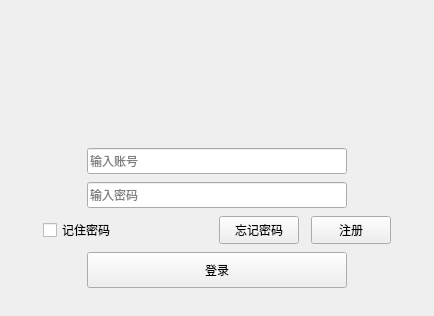
<?xml version="1.0" encoding="UTF-8"?>
<ui version="4.0">
 <class>UserLogin</class>
 <widget class="QWidget" name="UserLogin">
  <property name="geometry">
   <rect>
    <x>0</x>
    <y>0</y>
    <width>434</width>
    <height>316</height>
   </rect>
  </property>
  <property name="sizePolicy">
   <sizepolicy hsizetype="Fixed" vsizetype="Fixed">
    <horstretch>0</horstretch>
    <verstretch>0</verstretch>
   </sizepolicy>
  </property>
  <property name="minimumSize">
   <size>
    <width>434</width>
    <height>316</height>
   </size>
  </property>
  <property name="maximumSize">
   <size>
    <width>434</width>
    <height>316</height>
   </size>
  </property>
  <property name="windowTitle">
   <string>UserLogin</string>
  </property>
  <layout class="QVBoxLayout" name="verticalLayout_2">
   <property name="spacing">
    <number>0</number>
   </property>
   <property name="leftMargin">
    <number>0</number>
   </property>
   <property name="topMargin">
    <number>0</number>
   </property>
   <property name="rightMargin">
    <number>0</number>
   </property>
   <property name="bottomMargin">
    <number>0</number>
   </property>
   <item>
    <widget class="QWidget" name="titleWidget" native="true">
     <property name="sizePolicy">
      <sizepolicy hsizetype="Expanding" vsizetype="Expanding">
       <horstretch>0</horstretch>
       <verstretch>0</verstretch>
      </sizepolicy>
     </property>
     <property name="minimumSize">
      <size>
       <width>0</width>
       <height>104</height>
      </size>
     </property>
     <property name="maximumSize">
      <size>
       <width>16777215</width>
       <height>104</height>
      </size>
     </property>
     <property name="titleskin" stdset="0">
      <bool>true</bool>
     </property>
    </widget>
   </item>
   <item>
    <widget class="QWidget" name="bodyWidget" native="true">
     <property name="sizePolicy">
      <sizepolicy hsizetype="Preferred" vsizetype="Expanding">
       <horstretch>0</horstretch>
       <verstretch>0</verstretch>
      </sizepolicy>
     </property>
     <property name="minimumSize">
      <size>
       <width>0</width>
       <height>200</height>
      </size>
     </property>
     <property name="bottomskin" stdset="0">
      <bool>true</bool>
     </property>
     <layout class="QVBoxLayout" name="verticalLayout">
      <property name="spacing">
       <number>0</number>
      </property>
      <property name="leftMargin">
       <number>0</number>
      </property>
      <property name="topMargin">
       <number>36</number>
      </property>
      <property name="rightMargin">
       <number>0</number>
      </property>
      <property name="bottomMargin">
       <number>20</number>
      </property>
      <item>
       <layout class="QHBoxLayout" name="horizontalLayout">
        <item>
         <spacer name="horizontalSpacer">
          <property name="orientation">
           <enum>Qt::Horizontal</enum>
          </property>
          <property name="sizeHint" stdset="0">
           <size>
            <width>40</width>
            <height>20</height>
           </size>
          </property>
         </spacer>
        </item>
        <item>
         <widget class="QLineEdit" name="editUserAccount">
          <property name="minimumSize">
           <size>
            <width>260</width>
            <height>26</height>
           </size>
          </property>
          <property name="maximumSize">
           <size>
            <width>260</width>
            <height>26</height>
           </size>
          </property>
          <property name="maxLength">
           <number>33</number>
          </property>
          <property name="placeholderText">
           <string>输入账号</string>
          </property>
         </widget>
        </item>
        <item>
         <spacer name="horizontalSpacer_2">
          <property name="orientation">
           <enum>Qt::Horizontal</enum>
          </property>
          <property name="sizeHint" stdset="0">
           <size>
            <width>40</width>
            <height>20</height>
           </size>
          </property>
         </spacer>
        </item>
       </layout>
      </item>
      <item>
       <layout class="QHBoxLayout" name="horizontalLayout_2">
        <item>
         <spacer name="horizontalSpacer_3">
          <property name="orientation">
           <enum>Qt::Horizontal</enum>
          </property>
          <property name="sizeHint" stdset="0">
           <size>
            <width>40</width>
            <height>20</height>
           </size>
          </property>
         </spacer>
        </item>
        <item>
         <widget class="QLineEdit" name="editPassword">
          <property name="minimumSize">
           <size>
            <width>260</width>
            <height>26</height>
           </size>
          </property>
          <property name="maximumSize">
           <size>
            <width>260</width>
            <height>26</height>
           </size>
          </property>
          <property name="maxLength">
           <number>33</number>
          </property>
          <property name="echoMode">
           <enum>QLineEdit::Password</enum>
          </property>
          <property name="placeholderText">
           <string>输入密码</string>
          </property>
         </widget>
        </item>
        <item>
         <spacer name="horizontalSpacer_4">
          <property name="orientation">
           <enum>Qt::Horizontal</enum>
          </property>
          <property name="sizeHint" stdset="0">
           <size>
            <width>40</width>
            <height>20</height>
           </size>
          </property>
         </spacer>
        </item>
       </layout>
      </item>
      <item>
       <layout class="QHBoxLayout" name="horizontalLayout_3">
        <property name="spacing">
         <number>12</number>
        </property>
        <item>
         <spacer name="horizontalSpacer_5">
          <property name="orientation">
           <enum>Qt::Horizontal</enum>
          </property>
          <property name="sizeHint" stdset="0">
           <size>
            <width>18</width>
            <height>20</height>
           </size>
          </property>
         </spacer>
        </item>
        <item>
         <widget class="QCheckBox" name="checkBox">
          <property name="sizePolicy">
           <sizepolicy hsizetype="Fixed" vsizetype="Fixed">
            <horstretch>0</horstretch>
            <verstretch>0</verstretch>
           </sizepolicy>
          </property>
          <property name="minimumSize">
           <size>
            <width>164</width>
            <height>28</height>
           </size>
          </property>
          <property name="maximumSize">
           <size>
            <width>164</width>
            <height>28</height>
           </size>
          </property>
          <property name="text">
           <string>记住密码</string>
          </property>
         </widget>
        </item>
        <item>
         <widget class="QPushButton" name="forgetWordbtn">
          <property name="sizePolicy">
           <sizepolicy hsizetype="Fixed" vsizetype="Fixed">
            <horstretch>0</horstretch>
            <verstretch>0</verstretch>
           </sizepolicy>
          </property>
          <property name="minimumSize">
           <size>
            <width>0</width>
            <height>28</height>
           </size>
          </property>
          <property name="maximumSize">
           <size>
            <width>16777215</width>
            <height>28</height>
           </size>
          </property>
          <property name="text">
           <string>忘记密码</string>
          </property>
         </widget>
        </item>
        <item>
         <widget class="QPushButton" name="registBtn">
          <property name="sizePolicy">
           <sizepolicy hsizetype="Fixed" vsizetype="Fixed">
            <horstretch>0</horstretch>
            <verstretch>0</verstretch>
           </sizepolicy>
          </property>
          <property name="minimumSize">
           <size>
            <width>0</width>
            <height>24</height>
           </size>
          </property>
          <property name="maximumSize">
           <size>
            <width>16777215</width>
            <height>28</height>
           </size>
          </property>
          <property name="text">
           <string>注册</string>
          </property>
         </widget>
        </item>
        <item>
         <spacer name="horizontalSpacer_6">
          <property name="orientation">
           <enum>Qt::Horizontal</enum>
          </property>
          <property name="sizeHint" stdset="0">
           <size>
            <width>18</width>
            <height>20</height>
           </size>
          </property>
         </spacer>
        </item>
       </layout>
      </item>
      <item>
       <layout class="QHBoxLayout" name="horizontalLayout_4">
        <item>
         <spacer name="horizontalSpacer_7">
          <property name="orientation">
           <enum>Qt::Horizontal</enum>
          </property>
          <property name="sizeHint" stdset="0">
           <size>
            <width>40</width>
            <height>20</height>
           </size>
          </property>
         </spacer>
        </item>
        <item>
         <widget class="QPushButton" name="loginBtn">
          <property name="minimumSize">
           <size>
            <width>260</width>
            <height>36</height>
           </size>
          </property>
          <property name="maximumSize">
           <size>
            <width>260</width>
            <height>36</height>
           </size>
          </property>
          <property name="text">
           <string>登录</string>
          </property>
         </widget>
        </item>
        <item>
         <spacer name="horizontalSpacer_8">
          <property name="orientation">
           <enum>Qt::Horizontal</enum>
          </property>
          <property name="sizeHint" stdset="0">
           <size>
            <width>40</width>
            <height>20</height>
           </size>
          </property>
         </spacer>
        </item>
       </layout>
      </item>
     </layout>
    </widget>
   </item>
  </layout>
 </widget>
 <layoutdefault spacing="6" margin="11"/>
 <resources/>
 <connections/>
</ui>
